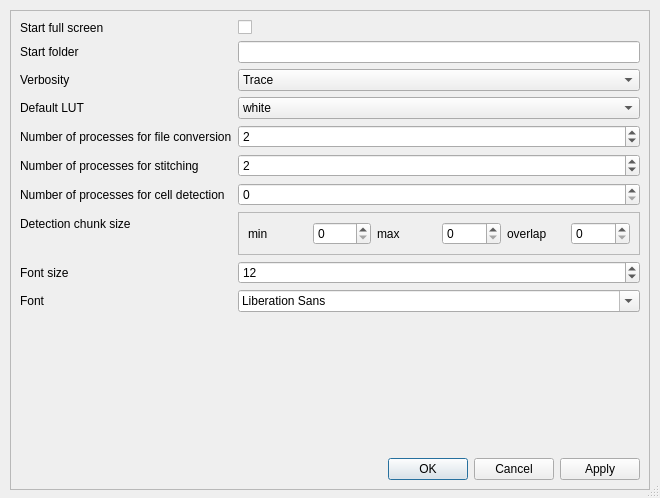
<?xml version="1.0" encoding="UTF-8"?>
<ui version="4.0">
 <class>preferencesWindow</class>
 <widget class="QMainWindow" name="preferencesWindow">
  <property name="geometry">
   <rect>
    <x>0</x>
    <y>0</y>
    <width>660</width>
    <height>498</height>
   </rect>
  </property>
  <property name="minimumSize">
   <size>
    <width>640</width>
    <height>480</height>
   </size>
  </property>
  <property name="windowTitle">
   <string>MainWindow</string>
  </property>
  <property name="styleSheet">
   <string notr="true"/>
  </property>
  <widget class="QWidget" name="centralwidget">
   <property name="minimumSize">
    <size>
     <width>670</width>
     <height>490</height>
    </size>
   </property>
   <widget class="QFrame" name="frame">
    <property name="geometry">
     <rect>
      <x>10</x>
      <y>10</y>
      <width>640</width>
      <height>480</height>
     </rect>
    </property>
    <property name="minimumSize">
     <size>
      <width>640</width>
      <height>480</height>
     </size>
    </property>
    <property name="frameShape">
     <enum>QFrame::StyledPanel</enum>
    </property>
    <property name="frameShadow">
     <enum>QFrame::Raised</enum>
    </property>
    <layout class="QVBoxLayout" name="verticalLayout_2">
     <item>
      <layout class="QFormLayout" name="formLayout">
       <item row="2" column="0">
        <widget class="QLabel" name="label">
         <property name="text">
          <string>Verbosity</string>
         </property>
        </widget>
       </item>
       <item row="2" column="1">
        <widget class="QComboBox" name="verbosityComboBox">
         <item>
          <property name="text">
           <string>Trace</string>
          </property>
         </item>
         <item>
          <property name="text">
           <string>Debug</string>
          </property>
         </item>
         <item>
          <property name="text">
           <string>Info</string>
          </property>
         </item>
         <item>
          <property name="text">
           <string>Warning</string>
          </property>
         </item>
         <item>
          <property name="text">
           <string>Error</string>
          </property>
         </item>
         <item>
          <property name="text">
           <string>Fatal</string>
          </property>
         </item>
        </widget>
       </item>
       <item row="7" column="0">
        <widget class="QLabel" name="label_2">
         <property name="text">
          <string>Number of processes for file conversion</string>
         </property>
        </widget>
       </item>
       <item row="7" column="1">
        <widget class="QSpinBox" name="nProcessesFileConversionSpinBox">
         <property name="minimum">
          <number>-1</number>
         </property>
         <property name="value">
          <number>2</number>
         </property>
        </widget>
       </item>
       <item row="10" column="0">
        <widget class="QLabel" name="label_4">
         <property name="text">
          <string>Number of processes for cell detection</string>
         </property>
        </widget>
       </item>
       <item row="10" column="1">
        <widget class="QSpinBox" name="nProcessesCellDetectionSpinBox"/>
       </item>
       <item row="11" column="0">
        <widget class="QLabel" name="label_5">
         <property name="text">
          <string>Detection chunk size</string>
         </property>
        </widget>
       </item>
       <item row="11" column="1">
        <widget class="QFrame" name="frame_2">
         <property name="frameShape">
          <enum>QFrame::StyledPanel</enum>
         </property>
         <property name="frameShadow">
          <enum>QFrame::Raised</enum>
         </property>
         <layout class="QHBoxLayout" name="horizontalLayout_2">
          <item>
           <layout class="QHBoxLayout" name="horizontalLayout">
            <item>
             <widget class="QLabel" name="label_6">
              <property name="text">
               <string>min</string>
              </property>
             </widget>
            </item>
            <item>
             <widget class="QSpinBox" name="chunkSizeMinSpinBox"/>
            </item>
            <item>
             <widget class="QLabel" name="label_7">
              <property name="text">
               <string>max</string>
              </property>
             </widget>
            </item>
            <item>
             <widget class="QSpinBox" name="chunkSizeMaxSpinBox"/>
            </item>
            <item>
             <widget class="QLabel" name="label_8">
              <property name="text">
               <string>overlap</string>
              </property>
             </widget>
            </item>
            <item>
             <widget class="QSpinBox" name="chunkSizeOverlapSpinBox"/>
            </item>
           </layout>
          </item>
         </layout>
        </widget>
       </item>
       <item row="0" column="0">
        <widget class="QLabel" name="label_3">
         <property name="text">
          <string>Start full screen</string>
         </property>
        </widget>
       </item>
       <item row="0" column="1">
        <widget class="QCheckBox" name="startFullScreenCheckBox">
         <property name="text">
          <string/>
         </property>
        </widget>
       </item>
       <item row="1" column="0">
        <widget class="QLabel" name="label_9">
         <property name="toolTip">
          <string>The base folder when clicking &quot;Source Folder&quot;</string>
         </property>
         <property name="text">
          <string>Start folder</string>
         </property>
        </widget>
       </item>
       <item row="1" column="1">
        <widget class="QLineEdit" name="startFolderLineEdit"/>
       </item>
       <item row="3" column="0">
        <widget class="QLabel" name="label_10">
         <property name="text">
          <string>Default LUT</string>
         </property>
        </widget>
       </item>
       <item row="3" column="1">
        <widget class="QComboBox" name="lutComboBox">
         <item>
          <property name="text">
           <string>white</string>
          </property>
         </item>
         <item>
          <property name="text">
           <string>fire</string>
          </property>
         </item>
        </widget>
       </item>
       <item row="8" column="0">
        <widget class="QLabel" name="label_11">
         <property name="text">
          <string>Number of processes for stitching</string>
         </property>
        </widget>
       </item>
       <item row="8" column="1">
        <widget class="QSpinBox" name="nProcessesStitchingSpinBox">
         <property name="minimum">
          <number>-1</number>
         </property>
         <property name="value">
          <number>2</number>
         </property>
        </widget>
       </item>
       <item row="12" column="0">
        <widget class="QLabel" name="label_12">
         <property name="text">
          <string>Font size</string>
         </property>
        </widget>
       </item>
       <item row="12" column="1">
        <widget class="QSpinBox" name="fontSizeSpinBox">
         <property name="minimum">
          <number>-1</number>
         </property>
         <property name="value">
          <number>12</number>
         </property>
        </widget>
       </item>
       <item row="13" column="0">
        <widget class="QLabel" name="label_13">
         <property name="text">
          <string>Font</string>
         </property>
        </widget>
       </item>
       <item row="13" column="1">
        <widget class="QFontComboBox" name="fontComboBox"/>
       </item>
      </layout>
     </item>
     <item>
      <widget class="QDialogButtonBox" name="buttonBox">
       <property name="orientation">
        <enum>Qt::Horizontal</enum>
       </property>
       <property name="standardButtons">
        <set>QDialogButtonBox::Apply|QDialogButtonBox::Cancel|QDialogButtonBox::Ok</set>
       </property>
      </widget>
     </item>
    </layout>
   </widget>
  </widget>
  <widget class="QStatusBar" name="statusbar"/>
 </widget>
 <resources/>
 <connections/>
</ui>
